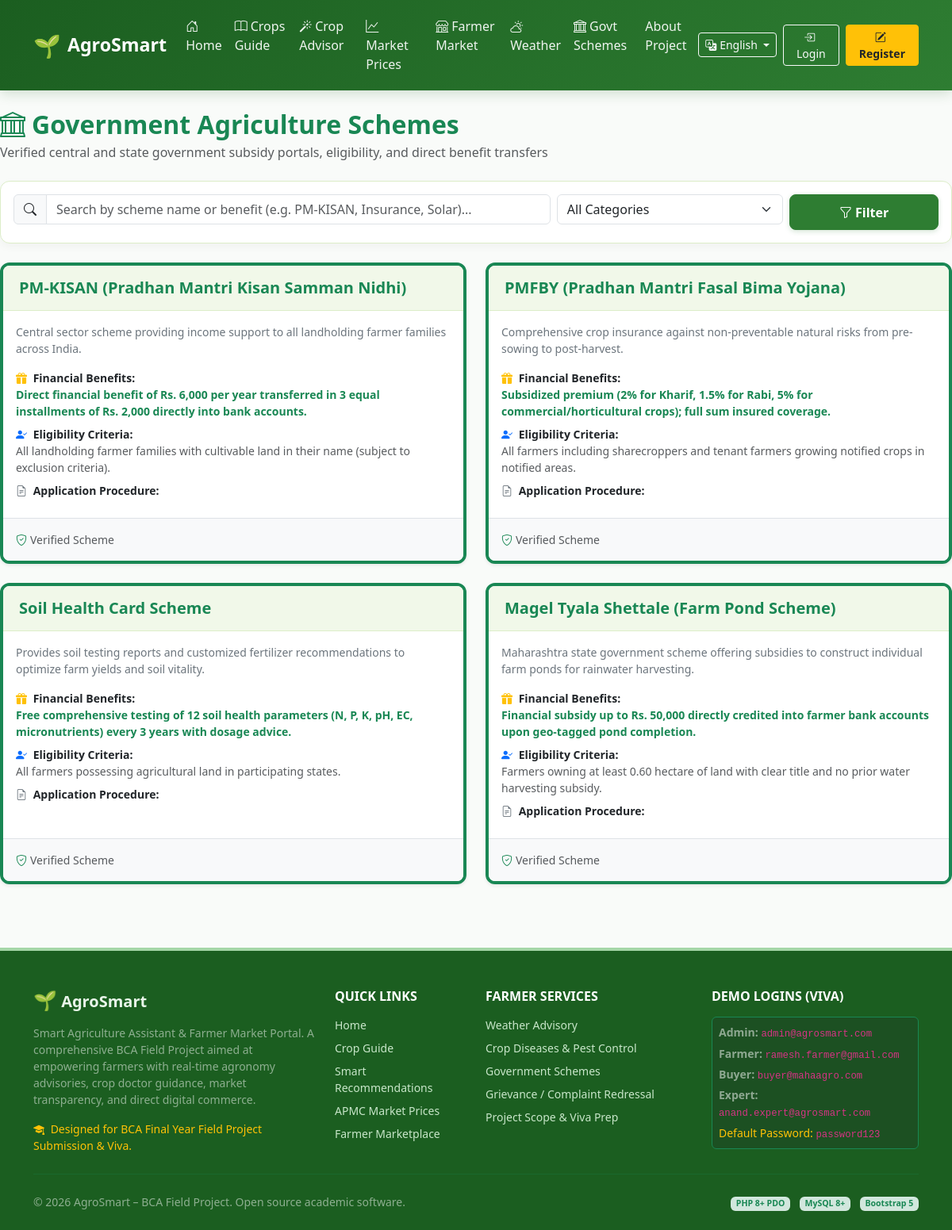
Screenshot of /farmer/schemes.php with the database file from the repository.
### tables this page shows
CREATE TABLE `schemes` (
  `scheme_id` INT AUTO_INCREMENT PRIMARY KEY,
  `scheme_name` VARCHAR(200) NOT NULL,
  `description` TEXT NOT NULL,
  `eligibility` TEXT NOT NULL,
  `benefits` TEXT NOT NULL,
  `required_documents` TEXT NOT NULL,
  `application_process` TEXT NOT NULL,
  `official_source` VARCHAR(255) NOT NULL,
  `updated_date` DATE NOT NULL
);

### includes/functions.php (called while the page is built, shortened)
<?php
function e($string) {
    return htmlspecialchars((string)$string, ENT_QUOTES, 'UTF-8');
}

### farmer/schemes.php (the view, shortened to what this page needs)
<?php
require_once __DIR__ . '/../includes/functions.php';
require_once __DIR__ . '/../includes/header.php';
$pdo = getDBConnection();
$search = trim($_GET['search'] ?? '');
$query = "SELECT * FROM schemes WHERE 1=1";
$params = [];
$query .= " ORDER BY scheme_id ASC";
$stmt = $pdo->prepare($query);
$stmt->execute($params);
$schemes = $stmt->fetchAll();
?>
<div class="d-flex flex-column flex-md-row justify-content-between align-items-md-center mb-4">
  <div>
    <h2 class="fw-bold text-success mb-1"><i class="bi bi-bank me-2"></i>Government Agriculture Schemes</h2>
    <p class="text-muted mb-0">Verified central and state government subsidy portals, eligibility, and direct benefit transfers</p>
  </div>
</div>
<div class="card card-agro mb-4 p-3">
  <form method="GET" action="<?= BASE_URL ?>/farmer/schemes.php" class="row g-2">
    <div class="col-md-7">
      <div class="input-group">
        <span class="input-group-text"><i class="bi bi-search"></i></span>
        <input type="text" name="search" class="form-control" placeholder="Search by scheme name or benefit (e.g. PM-KISAN, Insurance, Solar)..." value="<?= e($search) ?>">
      </div>
    </div>
    <div class="col-md-3">
      <select name="category" class="form-select">
        <option value="">All Categories</option>
      </select>
    </div>
    <div class="col-md-2 d-grid">
      <button type="submit" class="btn btn-agro-primary"><i class="bi bi-funnel me-1"></i>Filter</button>
    </div>
  </form>
</div>
<?php if (empty($schemes)): ?>
  <div class="card card-agro p-5 text-center text-muted">
    <i class="bi bi-inbox fs-1 mb-2"></i>
    <h5>No agricultural schemes match your search.</h5>
    <a href="<?= BASE_URL ?>/farmer/schemes.php" class="btn btn-outline-success mt-2">View All Schemes</a>
  </div>
<?php else: ?>
  <div class="row g-4">
    <?php foreach ($schemes as $s): ?>
      <div class="col-md-6">
        <div class="card card-agro h-100 shadow-sm d-flex flex-column border-start border-success border-4">
          <div class="card-agro-header d-flex justify-content-between align-items-center">
            <h5 class="fw-bold mb-0 text-success"><?= e($s['scheme_name']) ?></h5>
          </div>
          <div class="card-body flex-grow-1">
            <p class="small text-secondary mb-3"><?= e($s['description']) ?></p>
            <div class="mb-2">
              <span class="small fw-bold text-dark d-block"><i class="bi bi-gift-fill text-warning me-1"></i> Financial Benefits:</span>
              <p class="small text-success fw-semibold mb-2"><?= e($s['benefits']) ?></p>
            </div>
            <div class="mb-2">
              <span class="small fw-bold text-dark d-block"><i class="bi bi-person-check-fill text-primary me-1"></i> Eligibility Criteria:</span>
              <p class="small text-muted mb-2"><?= e($s['eligibility']) ?></p>
            </div>
            <div class="mb-2">
              <span class="small fw-bold text-dark d-block"><i class="bi bi-file-earmark-text text-secondary me-1"></i> Application Procedure:</span>
            </div>
          </div>
          <div class="card-footer bg-light border-top p-3 d-flex justify-content-between align-items-center">
            <span class="small text-muted"><i class="bi bi-shield-check text-success me-1"></i>Verified Scheme</span>
          </div>
        </div>
      </div>
    <?php endforeach; ?>
  </div>
<?php endif; ?>
<?php require_once __DIR__ . '/../includes/footer.php'; ?>

### assets/css/style.css (style rules this page uses)
:root { --agro-primary: #2e7d32; --agro-primary-dark: #1b5e20; --agro-primary-light: #4caf50; --agro-bg-soft: #f1f8e9; --agro-accent-earth: #795548; --agro-accent-gold: #fbc02d; --agro-text-dark: #1f2937; --agro-border-subtle: #dcedc8; }
body { font-family: 'Segoe UI', system-ui, -apple-system, sans-serif; color: var(--agro-text-dark); background-color: #f9fbf9; min-height: 100vh; display: flex; flex-direction: column; }
.btn-agro-primary { background-color: var(--agro-primary); border-color: var(--agro-primary); color: #ffffff; font-weight: 600; padding: 0.6rem 1.25rem; border-radius: 8px; box-shadow: 0 2px 6px rgba(46, 125, 50, 0.2); transition: all 0.2s ease-in-out; }
.card-agro { border: 1px solid var(--agro-border-subtle); border-radius: 12px; background-color: #ffffff; box-shadow: 0 4px 12px rgba(0, 0, 0, 0.04); transition: all 0.25s ease; overflow: hidden; }
.card-agro-header { background-color: #f1f8e9; border-bottom: 1px solid var(--agro-border-subtle); font-weight: 700; color: var(--agro-primary-dark); padding: 1rem 1.25rem; }

### rows the page displays
schemes: scheme_name "PM-KISAN (Pradhan Mantri Kisan Samman Nidhi)", description "Central sector scheme providing income support to all landholding farmer families across India.", benefits "Direct financial benefit of Rs. 6,000 per year transferred in 3 equal installments of Rs. 2,000 directly into bank accounts.", eligibility "All landholding farmer families with cultivable land in their name (subject to exclusion criteria)."
schemes: scheme_name "PMFBY (Pradhan Mantri Fasal Bima Yojana)", description "Comprehensive crop insurance against non-preventable natural risks from pre-sowing to post-harvest.", benefits "Subsidized premium (2% for Kharif, 1.5% for Rabi, 5% for commercial/horticultural crops); full sum insured coverage.", eligibility "All farmers including sharecroppers and tenant farmers growing notified crops in notified areas."
schemes: scheme_name "Soil Health Card Scheme", description "Provides soil testing reports and customized fertilizer recommendations to optimize farm yields and soil vitality.", benefits "Free comprehensive testing of 12 soil health parameters (N, P, K, pH, EC, micronutrients) every 3 years with dosage advice.", eligibility "All farmers possessing agricultural land in participating states."
schemes: scheme_name "Magel Tyala Shettale (Farm Pond Scheme)", description "Maharashtra state government scheme offering subsidies to construct individual farm ponds for rainwater harvesting.", benefits "Financial subsidy up to Rs. 50,000 directly credited into farmer bank accounts upon geo-tagged pond completion.", eligibility "Farmers owning at least 0.60 hectare of land with clear title and no prior water harvesting subsidy."

### other values shown
__('nav_home') "Home"
__('nav_crops') "Crops Guide"
__('nav_recommendation') "Crop Advisor"
__('nav_market_prices') "Market Prices"
__('nav_marketplace') "Farmer Market"
__('nav_weather') "Weather"
__('nav_schemes') "Govt Schemes"
__('nav_about') "About Project"
__('nav_login') "Login"
__('nav_register') "Register"
